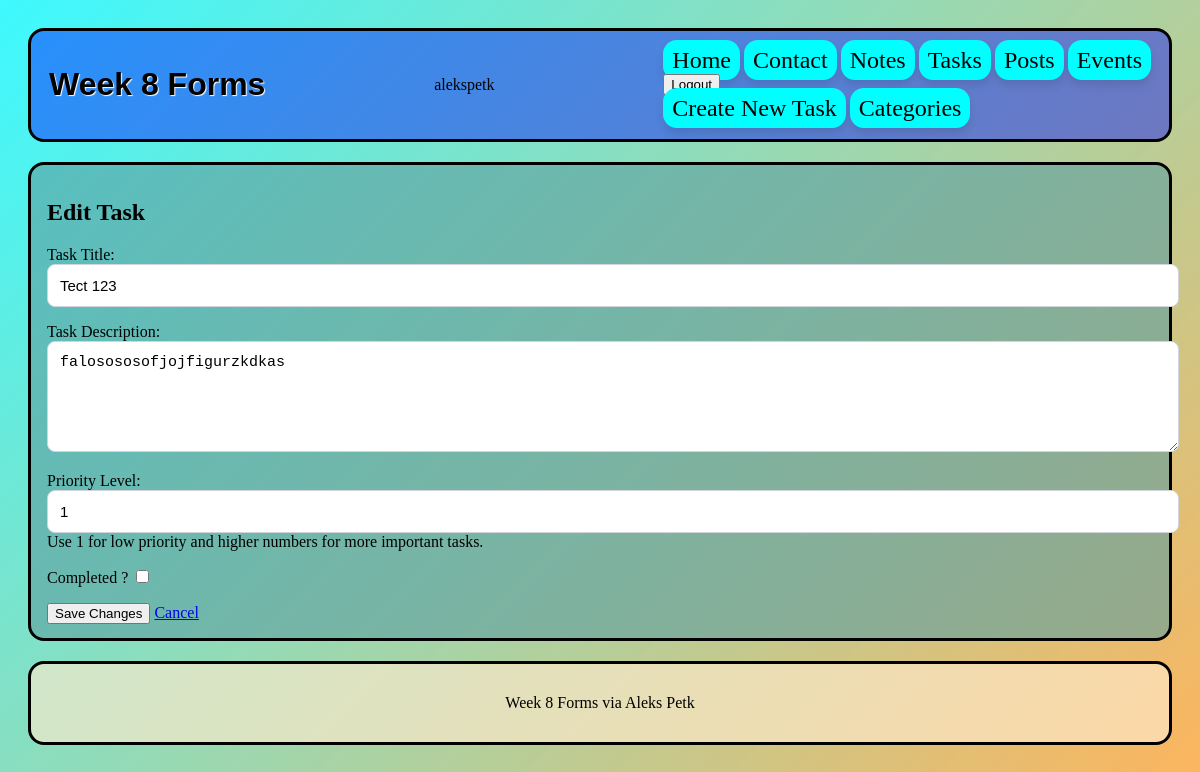
/tasks/5/edit/ (signed in), run on the app's committed database.
### pages/models.py (models this page shows, shortened)
class Task(models.Model):
    title = models.CharField(max_length=80)
    description = models.TextField()
    priority = models.IntegerField(default=1)
    completed = models.BooleanField(default=False)
    owner = models.ForeignKey(User, on_delete=models.CASCADE, related_name="tasks")
    created_at = models.DateTimeField(auto_now_add=True)
    class Meta:
        ordering = ["-created_at"]

### pages/views.py (the view)
# urls.py: path("tasks/<int:id>/edit/", views.task_edit, name="task_edit"),
@login_required
def task_edit(request, id):
    task = get_object_or_404(Task, id=id)
    if task.owner_id != request.user.id:
        return redirect("tasks")
    if request.method == "POST":
        form = TaskForm(request.POST, instance=task)
        if form.is_valid():
            form.save()
            return redirect("tasks")
    else:
        form = TaskForm(instance=task)
    return render(request, "form_page.html", {
        "form": form,
        "page_title": "Edit Task",
        "button_text": "Save Changes",
        "cancel_url": "tasks"
    })

### pages/forms.py (shortened to what this page needs)
class TaskForm(forms.ModelForm):
    class Meta:
        model = Task
        fields = [
            "title",
            "description",
            "priority",
            "completed",
        ]
        labels = {
            "title": "Task Title",
            "description": "Task Description",
            "priority": "Priority Level",
            "completed": "Completed ?",
        }
        help_texts = {
            "priority": "Use 1 for low priority and higher numbers for more important tasks.",
        }
        widgets = {
            "title": forms.TextInput(attrs={
                "class": "form-input",
                "placeholder": "Enter task title"
            }),
            "description": forms.Textarea(attrs={
                "class": "form-input",
                "placeholder": "Describe the task...",
                "rows": 5
            }),
            "priority": forms.NumberInput(attrs={
                "class": "form-input",
                "min": 1,
                "max": 5
            }),
            "completed": forms.CheckboxInput(attrs={
                "class": "form-checkbox"
            }),
        }

### pages/templates/form_page.html (shortened to what this page needs)
{% extends "base.html" %}
{% block content %}
    <section class="page_s">
        <h2>{{page_title}}</h2>
    </section>
    <section>
        <form method="POST">
            {{form.as_p}}
            <button type="submit">{{button_text}}</button>
            <a href="{% url cancel_url %}">Cancel</a>
        </form>
    </section>
{% endblock %}

### pages/templates/_header.html
<header>
    <h1>Week 8 Forms</h1>
    {% if user.is_authenticated %}
        <p>{{user.username}}</p>
    {% else %}
        <p>Guest</p>
    {% endif %}
    <nav>
        <a href="{% url 'home' %}" class="{% if request.resolver_match.url_name == 'home' %}active_link{% endif %}">Home</a>
        <a href="{% url 'contact' %}" class="{% if request.resolver_match.url_name == 'contact' %}active_link{% endif %}">Contact</a>
        <a href="{% url 'notes' %}" class="{% if request.resolver_match.url_name == 'notes' %}active_link{% endif %}">Notes</a>
        <a href="{% url 'tasks' %}" class="{% if request.resolver_match.url_name == 'tasks' %}active_link{% endif %}">Tasks</a>
        <a href="{% url 'posts' %}" class="{% if request.resolver_match.url_name == 'posts' %}active_link{% endif %}">Posts</a>
        <a href="{% url 'events' %}" class="{% if request.resolver_match.url_name == 'events' %}active_link{% endif %}">Events</a>
        {% if user.is_authenticated %}
            {% include "logout.html" %}
            <a href="{% url 'task_create' %}">Create New Task</a>
            <a href="{% url 'categories' %}">Categories</a>
        {% else %}
            <a href="{% url 'login' %}">Login</a>
            <a href="{% url 'register' %}">Register</a>
        {% endif %}
    </nav>
</header>

### pages/static/css/style.css (style rules this page uses)
body { background: linear-gradient(135deg, rgba(0, 247, 255, 0.762), rgba(251, 147, 20, 0.685)); padding: 20px; }
header { border: 3px solid black; border-radius: 16px; padding: 14px 18px; display: flex; justify-content: space-between; align-items: center; background: rgba(0, 0, 255, 0.416); }
header h1 { font-family:'Gill Sans', 'Gill Sans MT', Calibri, 'Trebuchet MS', sans-serif; text-shadow: 1px 1px 1px white; }
header a { font-size: 24px; text-decoration: none; border: 3px solid transparent; border-radius: 14px; padding: 4px 6px; background-color: aqua; color: black; box-shadow: 0 6px 8px rgba(0, 0, 0, 0.1); }
.form-input, .form-textarea { width: 100%; padding: 12px; border: 1px solid #d1d5db; border-radius: 8px; font-size: 15px; }

### data on the page
Task: title "Tect 123", description "falosososofjojfigurzkdkas", priority "1"

### other printed values
{{ user.username }} "alekspetk"
{{ page_title }} "Edit Task"
{{ button_text }} "Save Changes"
